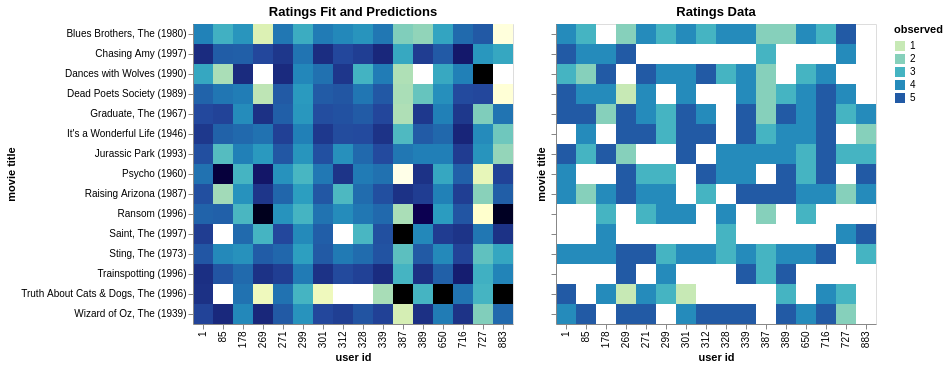

Notebook code for this chart:
### Markdown cell above
## Recommending Movies

**Recommendation**: unwatched movie $m$ with highest $\hat r_{mi}$

### Code cell
#| echo: false

# create new base plot
base = alt.Chart(long(R_compare)).mark_rect().encode(
    x='user id:O',
    y='movie title:O',
    tooltip=['user id', 'movie title', 'fit/prediction', 'observed', 'deviation']
)

# raw ratings data
f_raw = base\
    .properties(title='Ratings Data')\
    .encode(color=alt.Color('observed:O', scale=alt.Scale(scheme='yellowgreenblue', domain=[1,2,3,4,5])))

# fit and predicted ratings
f_all = base\
    .properties(title='Ratings Fit and Predictions')\
    .encode(color=alt.Color('fit/prediction:Q', scale=alt.Scale(scheme='yellowgreenblue', domain=[1, 5])))

# deviation between ratings data and fit
f_err = base\
    .properties(title='Deviation: Data - Fit')\
    .encode(color=alt.Color('deviation:Q', scale=alt.Scale(scheme='redblue', domain=[-2, 2])))

nearest = alt.selection_point(nearest=True, on='mouseover', empty=False) 

selectors = base.mark_square(filled=False, size=350).encode(
    x='user id:N',
    y='movie title:N',
    color=alt.value('black'),
    opacity=alt.condition(nearest, alt.value(1), alt.value(0))
).add_params(
    nearest
)

alt.hconcat(
    alt.layer(f_all.encode(color=alt.Color('fit/prediction:Q', legend=None, scale=alt.Scale(scheme='yellowgreenblue', domain=[1, 5]))),
              selectors),
    alt.layer(f_raw.encode(y=alt.Y('movie title:O', axis=alt.Axis(labels=False))),
              selectors),
).resolve_scale(color='independent')

### Figure 1 — Vega-Lite specification as saved in the notebook (floating-point values rounded to 4 significant figures; data arrays with more than 128 entries replaced by an {"elided": "..."} marker saying what was removed)
{"config": {"view": {"continuousWidth": 300, "continuousHeight": 300}}, "hconcat": [{"layer": [{"mark": {"type": "rect"}, "encoding": {"color": {"field": "fit/prediction", "legend": null, "scale": {"domain": [1, 5], "scheme": "yellowgreenblue"}, "type": "quantitative"}, "tooltip": [{"field": "user id", "type": "quantitative"}, {"field": "movie title", "type": "nominal"}, {"field": "fit/prediction", "type": "quantitative"}, {"field": "observed", "type": "quantitative"}, {"field": "deviation", "type": "quantitative"}], "x": {"field": "user id", "type": "ordinal"}, "y": {"field": "movie title", "type": "ordinal"}}, "title": "Ratings Fit and Predictions"}, {"mark": {"type": "square", "filled": false, "size": 350}, "encoding": {"color": {"value": "black"}, "opacity": {"condition": {"param": "param_91deafaa61220430", "value": 1, "empty": false}, "value": 0}, "tooltip": [{"field": "user id", "type": "quantitative"}, {"field": "movie title", "type": "nominal"}, {"field": "fit/prediction", "type": "quantitative"}, {"field": "observed", "type": "quantitative"}, {"field": "deviation", "type": "quantitative"}], "x": {"field": "user id", "type": "nominal"}, "y": {"field": "movie title", "type": "nominal"}}, "name": "view_8ca4c2b9737f65a5_1"}]}, {"layer": [{"mark": {"type": "rect"}, "encoding": {"color": {"field": "observed", "scale": {"domain": [1, 2, 3, 4, 5], "scheme": "yellowgreenblue"}, "type": "ordinal"}, "tooltip": [{"field": "user id", "type": "quantitative"}, {"field": "movie title", "type": "nominal"}, {"field": "fit/prediction", "type": "quantitative"}, {"field": "observed", "type": "quantitative"}, {"field": "deviation", "type": "quantitative"}], "x": {"field": "user id", "type": "ordinal"}, "y": {"axis": {"labels": false}, "field": "movie title", "type": "ordinal"}}, "title": "Ratings Data"}, {"mark": {"type": "square", "filled": false, "size": 350}, "encoding": {"color": {"value": "black"}, "opacity": {"condition": {"param": "param_91deafaa61220430", "value": 1, "empty": false}, "value": 0}, "tooltip": [{"field": "user id", "type": "quantitative"}, {"field": "movie title", "type": "nominal"}, {"field": "fit/prediction", "type": "quantitative"}, {"field": "observed", "type": "quantitative"}, {"field": "deviation", "type": "quantitative"}], "x": {"field": "user id", "type": "nominal"}, "y": {"field": "movie title", "type": "nominal"}}, "name": "view_8ca4c2b9737f65a5_1"}]}], "data": {"name": "data-0940c36429779a4d9441e3741c8d8c01"}, "params": [{"name": "param_91deafaa61220430", "select": {"type": "point", "nearest": true, "on": "mouseover"}, "views": ["view_8ca4c2b9737f65a5_1"]}], "resolve": {"scale": {"color": "independent"}}, "$schema": "https://vega.github.io/schema/vega-lite/v6.1.0.json", "datasets": {"data-0940c36429779a4d9441e3741c8d8c01": {"elided": "240 records"}}}
